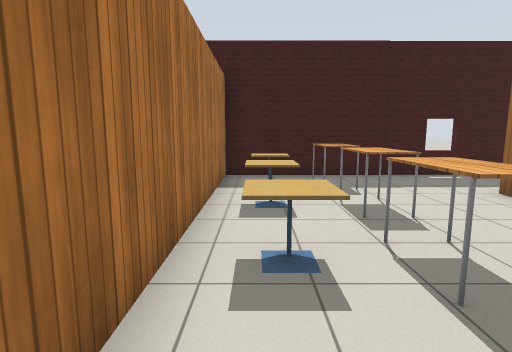
view 1 (above)

24 first-person views from a walk through a world built for the Gazebo simulator. The camera is 1.3 m above the floor, tilts 8° down and sees 80° across. The lines on the ground mark 1 m squares. The floor is counted in squares, 1 m on a side. Each view is taken from the middle of a square. On the plan, view 1 faces up. The plan holds only what a view shows up to about 14 squares ahead; the rest is blank. Simple patterns stand in for the simulator's built-in surfaces. Simple shapes stand in for some stock models.

view 2
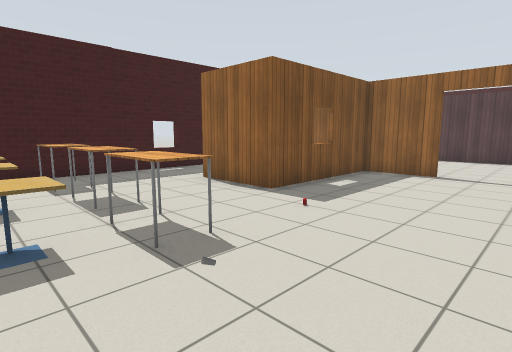

view 3
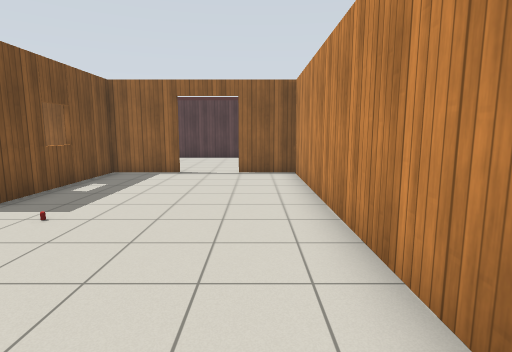

view 4
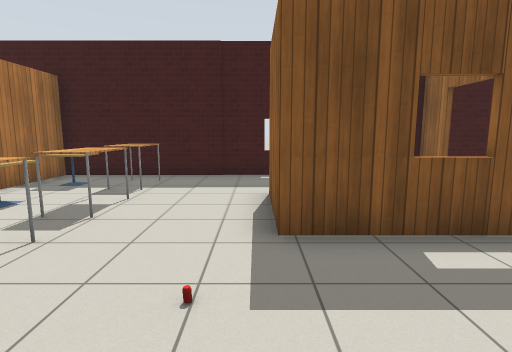

view 5
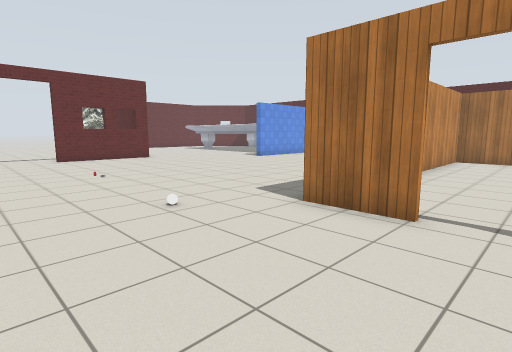

view 6
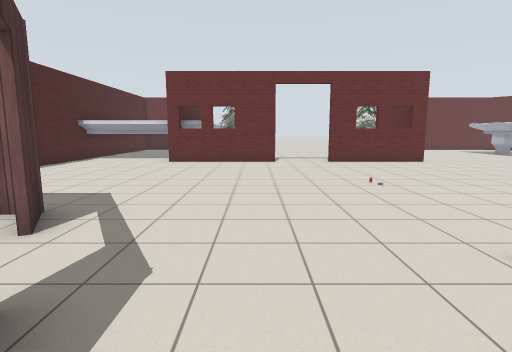

view 7
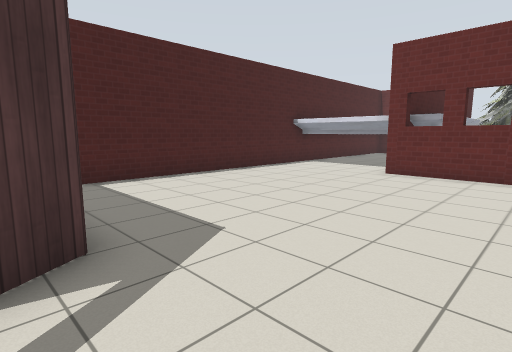

view 8
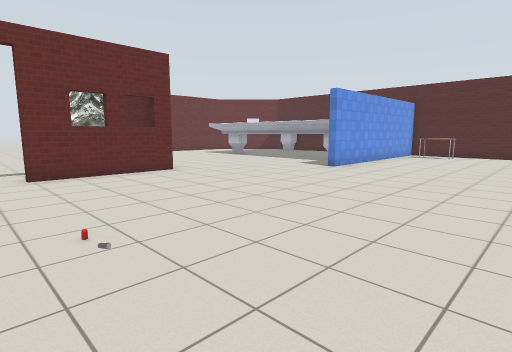

view 9
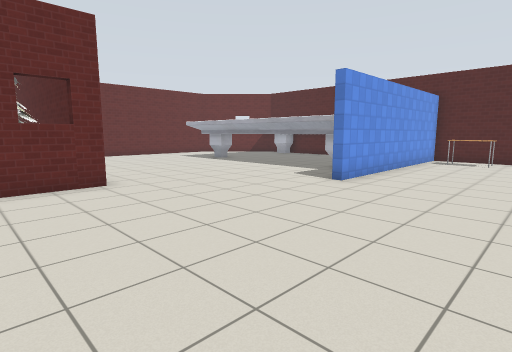

view 10
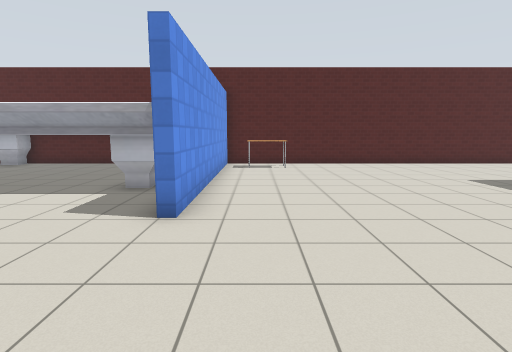

view 11
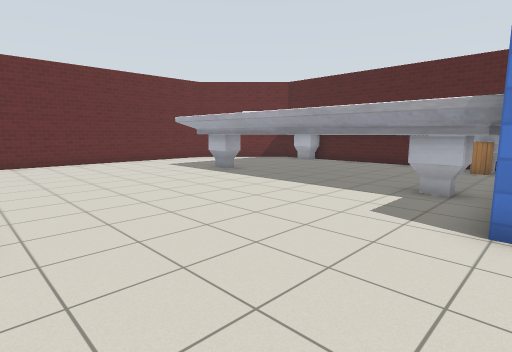

view 12
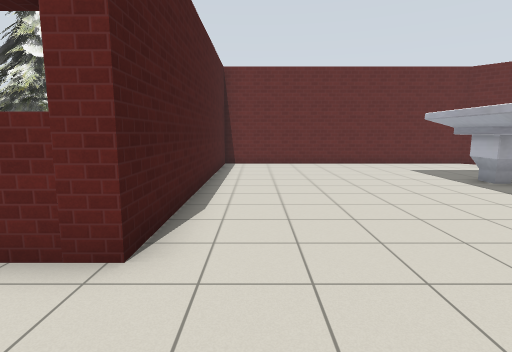

view 13
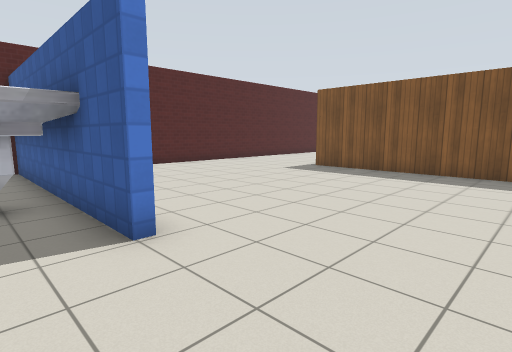

view 14
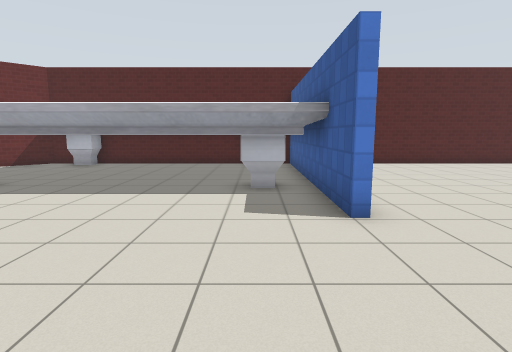

view 15
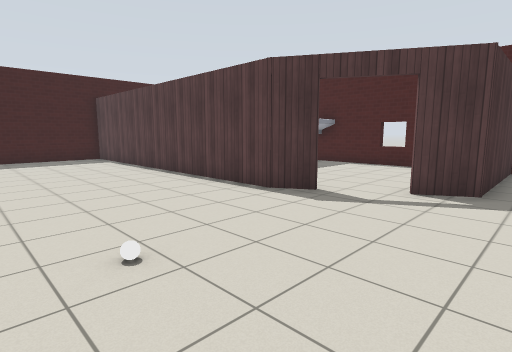

view 16
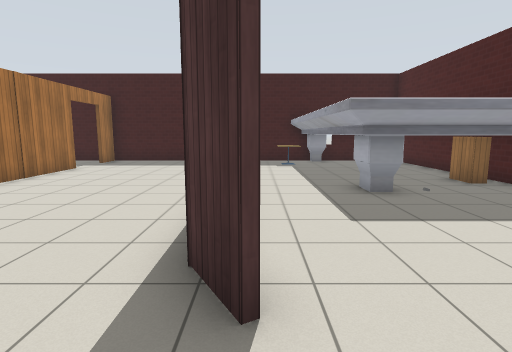

view 17
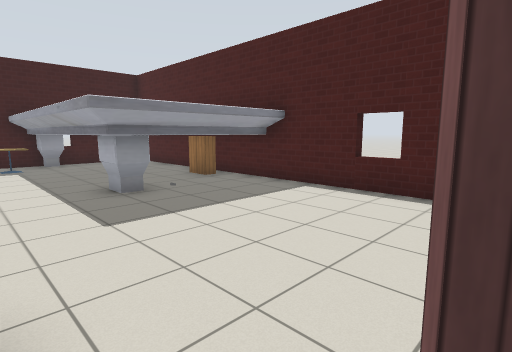

view 18
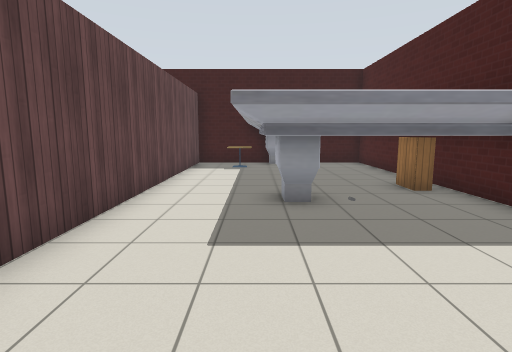

view 19
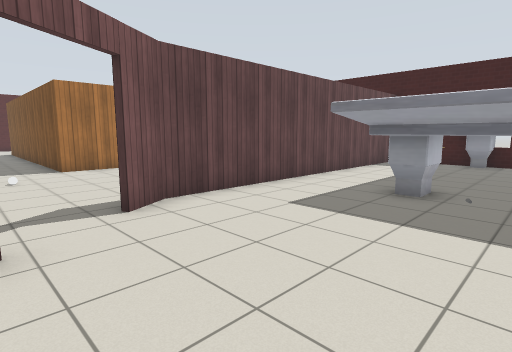

view 20
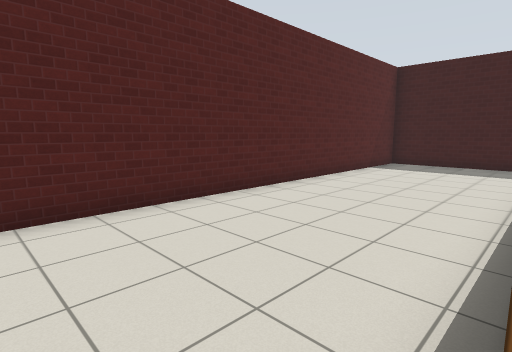

view 21
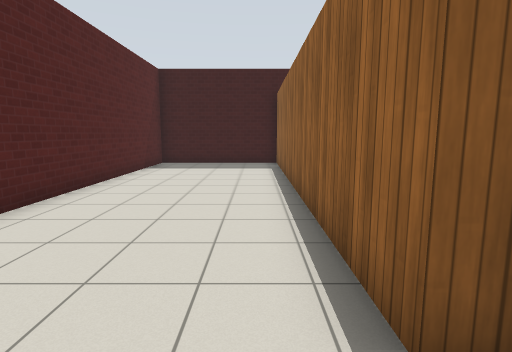

view 22
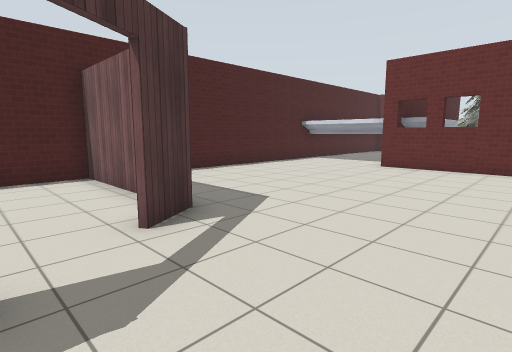

view 23
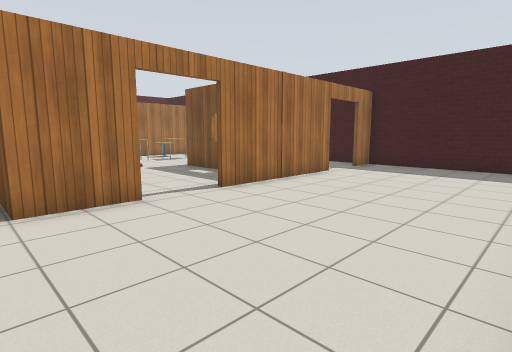

view 24
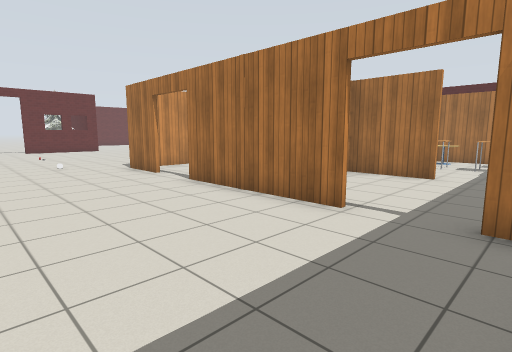

### Floor plan
Key: @ floor where view 1 was taken; # wall or solid block; . floor; D open door; = window, fence, low wall or low ledge; T cafe table; A table; C drink can; B white ball; P pine tree; M marble table; O other object.
Columns run from 6 left of view 1 to 24 right of it. Each row starts with its distance up from view 1.
 10         ####=############MMMMMM
  9 ######## .......#.....#..MM   M
  8 #....#TTA.......D.....#.TT    M
  7 #....#..A.......D.....#..M    M
  6 #....#T.A..#....#.....#..M    M
  5 #....#T.A..#....#.....#..M    M
  4 #....#.....######.....#..M    M
  3 #....#TTA.......#.....#..MM   M
  2 #....#..A.C.....#.....#..MM   M
  1 #....#..........D.....#..MMMMMM
  0 #....#@.........D.....#.......#
 -1 #....#..........#.....#.......#
 -2 #....############.....##......=
 -3 #......................D......#
 -4 #........... .....B....DD.....#
 -5 #........... ...........D.....#
 -6 #.......................#######
 -7 #.............................#
 -8 #.............................#
 -9 #A............................#
-10 #A................O...........#
-11 #########.....................#
-12 MMMMMMM.......................#
-13 MM   MM.......................#
-14 M     M.......................#
-15 M     M.......####DDD#####....#
-16 M     M.......PPP ..  PP MMMMMM
-17 M     M.......PPP .   PPM MMMM
-18 M     M......#P  ..
-19 M     M......#   ..     M
-20 MM   MM......#   ..     M
-21 MM    M......#          M
-22 #.   ........#          M
-23 ##  .........#
-24    ..........#
-25    ###########

Where each view was taken, in squares from view 1:
view 1: 0 up, 0 right, facing up
view 2: 1 down, 0 right, facing up-right
view 3: 1 down, 0 right, facing right
view 4: 0 up, 5 right, facing up
view 5: 1 up, 15 right, facing down-left
view 6: 1 down, 15 right, facing down
view 7: 5 down, 15 right, facing down-right
view 8: 5 down, 13 right, facing down-left
view 9: 7 down, 10 right, facing down-left
view 10: 10 down, 7 right, facing left
view 11: 11 down, 7 right, facing down-left
view 12: 12 down, 6 right, facing down
view 13: 13 down, 6 right, facing up-left
view 14: 13 down, 7 right, facing left
view 15: 7 down, 11 right, facing up-right
view 16: 5 down, 17 right, facing up
view 17: 5 down, 17 right, facing up-right
view 18: 4 down, 19 right, facing up
view 19: 5 down, 22 right, facing up-left
view 20: 4 down, 1 left, facing up-left
view 21: 4 down, 2 left, facing up
view 22: 3 down, 14 right, facing down-right
view 23: 3 down, 16 right, facing up-left
view 24: 9 up, 15 right, facing down-left
